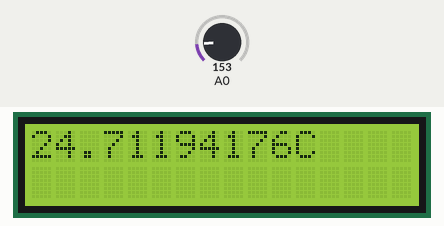
A sketch run on a simulated Arduino Uno, built with avr-gcc and run on an emulated ATmega328P. Parts: 16×2 character LCD. Inputs (shaded band) come from the test bench; at power-on: A0 = 153.

Above: at 1.2 s.
1.3 s: A0 set to 177
At 4.3 s:
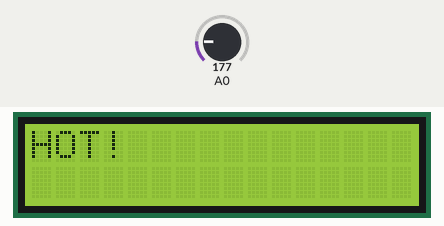
4.6 s: A0 set to 133
At 6.9 s:
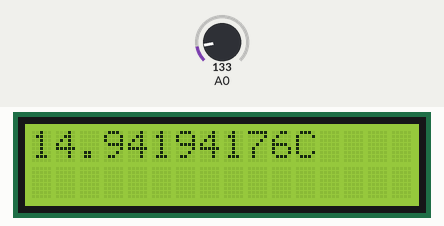
8.6 s: A0 set to 114
At 9.9 s:
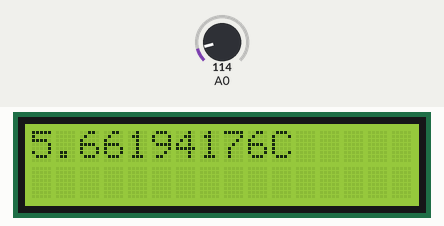
Timing chart, 0 to 11.6 s (numbered marks = the images above; inputs shaded):
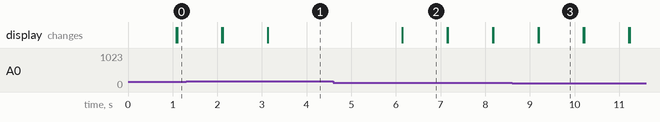

The sketch:

Ex11.ino
```cpp
#include <LiquidCrystal_I2C.h>

LiquidCrystal_I2C lcd(0x27,16,2);


void setup() {
  // put your setup code here, to run once:
Serial.begin(115200);
  // put your main code here, to run repeatedly:

lcd.begin();


}

void loop() {
int sensorReading = analogRead(A0);

float voltage = (sensorReading*5)/1024.0;

// The TMP36GZ has an 500mV offset
float temperature = (voltage-0.5)*100;

float tempAvg[10];

for (int i=0;i<10;i++){
  tempAvg[i]=temperature;
}

float tempTot=0;
for (int i=0;i<10;i++)
{
  tempTot+=tempAvg[i];
}

float averageTem=tempTot/10;

lcd.backlight();
lcd.clear();
lcd.print(averageTem);
lcd.print(0xC2);
lcd.print(0xB0);
lcd.print("C");

delay(1000);


lcd.clear();

float SJohansson = 30;

if (SJohansson < temperature) {
  lcd.clear();
  lcd.print("HOT!");
  delay(3000);
}


}
```

Measured:
- the behaviour switches between 163 and 164 on A0 (found by bisection; images 0 and 1)
- after the input at 1.3 s, the display: first differs from a run without the input after 0.82 s (image 1 shows a later state)
- after the input at 4.6 s, the display: changes after 1.5 s (image 2)
- after the input at 8.6 s, the display: first differs from a run without the input after 0.60 s (image 3)
- what the display in image 2 shows lasts 1.0 s, from 6.1 s to 7.1 s
